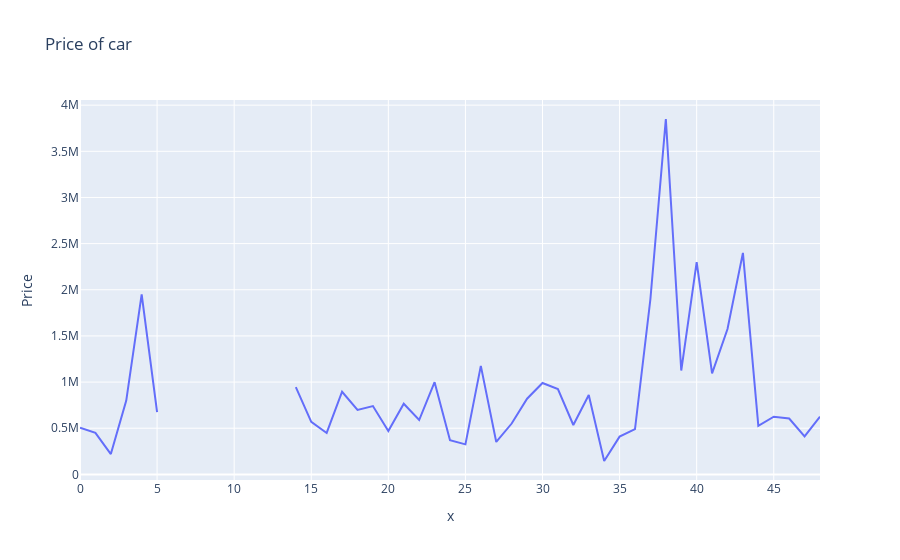

Here is the notebook cell this chart was saved with:
### Code cell
fig = px.line(data, x=range(49), y="Price", title='Price of car')
fig.show()

### Figure 1 — Plotly figure (JSON) as saved in the notebook; plotly's stock layout.template omitted (floating-point values rounded to 4 significant figures)
{"data": [{"hovertemplate": "x=%{x}<br>Price=%{y}<extra></extra>", "legendgroup": "", "line": {"color": "#636efa", "dash": "solid"}, "marker": {"symbol": "circle"}, "mode": "lines", "name": "", "orientation": "v", "showlegend": false, "type": "scatter", "x": [0, 1, 2, 3, 4, 5, 6, 7, 8, 9, 10, 11, 12, 13, 14, 15, 16, 17, 18, 19, 20, 21, 22, 23, 24, 25, 26, 27, 28, 29, 30, 31, 32, 33, 34, 35, 36, 37, 38, 39, 40, 41, 42, 43, 44, 45, 46, 47, 48], "xaxis": "x", "y": [505000, 450000, 220000, 799000, 1950000, 675000, null, null, null, null, null, null, null, null, 944999, 569000, 449000, 894999, 699000, 740000, 470000, 765000, 589000, 999000, 370000, 325000, 1175000, 351000, 551000, 819999, 990000, 925000, 535000, 860000, 145000, 409000, 490000, 1900000, 3850000, 1125000, 2300000, 1095000, 1575000, 2400000, 525000, 625000, 605000, 412000, 625000], "yaxis": "y"}], "layout": {"legend": {"tracegroupgap": 0}, "title": {"text": "Price of car"}, "xaxis": {"anchor": "y", "domain": [0, 1], "title": {"text": "x"}}, "yaxis": {"anchor": "x", "domain": [0, 1], "title": {"text": "Price"}}}}
